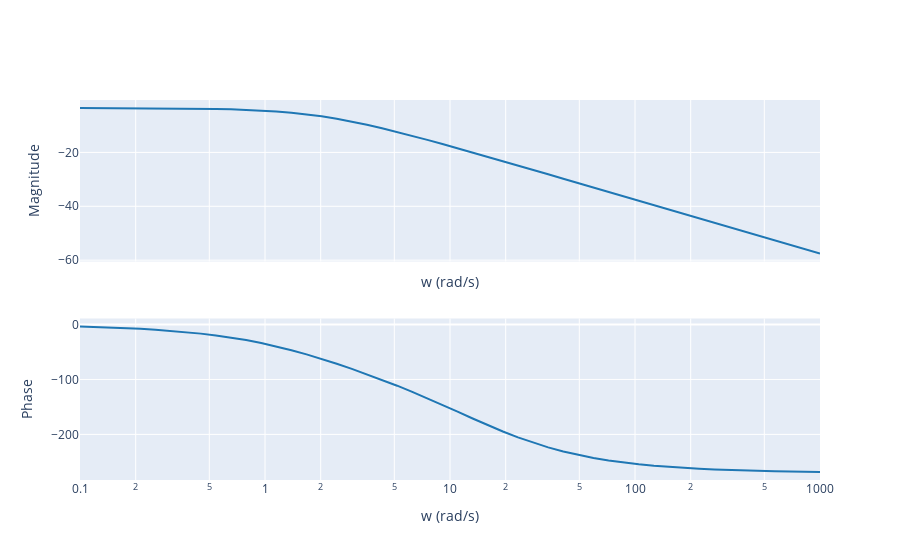

Source (notebook cell):
### Markdown cell above
<table class="table">
<thead>
<tr>
    <th>$\omega$ (rad/s)</th>
    <th>0.01</th>
    <th>0.1</th>
    <th>1</th>
    <th>3</th>
    <th>6</th>
    <th>9</th>
    <th>12</th>
    <th>15</th>
    <th>20</th>
    <th>$\infty$</th>
</tr>
</thead>
<tbody>
<tr>
    <th>Gain (dB)</th>
    <td>...</td>
    <td>...</td>
    <td>...</td>
    <td>...</td>
    <td>...</td>
    <td>...</td>
    <td>...</td>
    <td>...</td>
    <td>...</td>
    <td>...</td>
</tr>
<tr>
    <th>Phase (deg)</th>
    <td>...</td>
    <td>...</td>
    <td>...</td>
    <td>...</td>
    <td>...</td>
    <td>...</td>
    <td>...</td>
    <td>...</td>
    <td>...</td>
    <td>...</td>
</tr>
</tboby>
</table>

### Code cell
mag,phase,w = freqresp(f,omega=[0.01,0.1,1,3,6,9,12,15,20,1000])
print("mag: {}".format(20*np.log10(mag)))
print("phase: {}".format(180*phase/np.pi))

fig = figure("bode")
fig.plot(f)
fig.show()

### Figure 1 — Plotly figure (JSON) as saved in the notebook; plotly's stock layout.template omitted (floating-point values rounded to 4 significant figures)
{"data": [{"hovertemplate": "<b>w</b>: %{x:.3f} rad/s<br><b>mag</b>: %{y:.3f} dB<br><b>phase</b>: %{text:.3f} deg<br>", "line": {"color": "#1f77b4"}, "name": "sys", "showlegend": false, "text": [-3.722, -4.49, -5.416, -6.532, -7.876, -9.492, -11.43, -13.76, -16.54, -19.85, -23.76, -28.36, -33.69, -39.8, -46.69, -54.31, -62.6, -71.44, -80.76, -90.52, -100.7, -111.3, -122.5, -134.1, -146.3, -158.7, -171.1, -183.3, -194.8, -205.5, -215.2, -223.7, -231.1, -237.5, -242.9, -247.4, -251.2, -254.4, -257.1, -259.3, -261.1, -262.6, -263.9, -264.9, -265.8, -266.5, -267.1, -267.6, -268.0, -268.4], "type": "scatter", "x": [0.1, 0.1207, 0.1456, 0.1758, 0.2121, 0.256, 0.3089, 0.3728, 0.4498, 0.5429, 0.6551, 0.7906, 0.9541, 1.151, 1.389, 1.677, 2.024, 2.442, 2.947, 3.556, 4.292, 5.179, 6.251, 7.543, 9.103, 10.99, 13.26, 16.0, 19.31, 23.3, 28.12, 33.93, 40.95, 49.42, 59.64, 71.97, 86.85, 104.8, 126.5, 152.6, 184.2, 222.3, 268.3, 323.7, 390.7, 471.5, 569.0, 686.6, 828.6, 1000], "xaxis": "x", "y": [-3.534, -3.538, -3.546, -3.556, -3.571, -3.593, -3.625, -3.671, -3.737, -3.831, -3.965, -4.153, -4.413, -4.766, -5.233, -5.835, -6.584, -7.486, -8.535, -9.716, -11.01, -12.39, -13.84, -15.35, -16.89, -18.46, -20.05, -21.65, -23.26, -24.88, -26.5, -28.13, -29.76, -31.39, -33.02, -34.65, -36.28, -37.91, -39.54, -41.18, -42.81, -44.44, -46.07, -47.71, -49.34, -50.97, -52.6, -54.24, -55.87, -57.5], "yaxis": "y"}, {"hovertemplate": "<b>w</b>: %{x:.3f} rad/s<br><b>mag</b>: %{text:.3f} dB<br><b>phase</b>: %{y:.3f} deg<br>", "line": {"color": "#1f77b4"}, "name": "sys", "showlegend": false, "text": [-3.534, -3.538, -3.546, -3.556, -3.571, -3.593, -3.625, -3.671, -3.737, -3.831, -3.965, -4.153, -4.413, -4.766, -5.233, -5.835, -6.584, -7.486, -8.535, -9.716, -11.01, -12.39, -13.84, -15.35, -16.89, -18.46, -20.05, -21.65, -23.26, -24.88, -26.5, -28.13, -29.76, -31.39, -33.02, -34.65, -36.28, -37.91, -39.54, -41.18, -42.81, -44.44, -46.07, -47.71, -49.34, -50.97, -52.6, -54.24, -55.87, -57.5], "type": "scatter", "x": [0.1, 0.1207, 0.1456, 0.1758, 0.2121, 0.256, 0.3089, 0.3728, 0.4498, 0.5429, 0.6551, 0.7906, 0.9541, 1.151, 1.389, 1.677, 2.024, 2.442, 2.947, 3.556, 4.292, 5.179, 6.251, 7.543, 9.103, 10.99, 13.26, 16.0, 19.31, 23.3, 28.12, 33.93, 40.95, 49.42, 59.64, 71.97, 86.85, 104.8, 126.5, 152.6, 184.2, 222.3, 268.3, 323.7, 390.7, 471.5, 569.0, 686.6, 828.6, 1000], "xaxis": "x2", "y": [-3.722, -4.49, -5.416, -6.532, -7.876, -9.492, -11.43, -13.76, -16.54, -19.85, -23.76, -28.36, -33.69, -39.8, -46.69, -54.31, -62.6, -71.44, -80.76, -90.52, -100.7, -111.3, -122.5, -134.1, -146.3, -158.7, -171.1, -183.3, -194.8, -205.5, -215.2, -223.7, -231.1, -237.5, -242.9, -247.4, -251.2, -254.4, -257.1, -259.3, -261.1, -262.6, -263.9, -264.9, -265.8, -266.5, -267.1, -267.6, -268.0, -268.4], "yaxis": "y2"}], "layout": {"xaxis": {"anchor": "y", "domain": [0, 1], "matches": "x2", "showticklabels": false, "title": {"text": "w (rad/s)"}, "type": "log"}, "xaxis2": {"anchor": "y2", "domain": [0, 1], "title": {"text": "w (rad/s)"}, "type": "log"}, "yaxis": {"anchor": "x", "domain": [0.575, 1], "title": {"text": "Magnitude"}}, "yaxis2": {"anchor": "x2", "domain": [0, 0.425], "title": {"text": "Phase"}}}}
